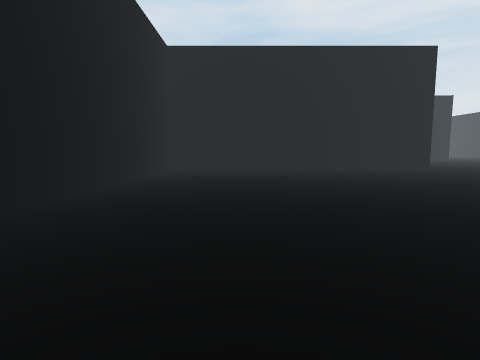
View 1 (above)

12 first-person views from a walk through a scene from a Unity 3-D project. The camera is 1.3 m above the floor, tilts 6° down and sees 80° across. The floor is counted in squares, 2 m on a side. Each view is taken from the middle of a square. On the plan, view 1 faces up. The plan holds only what a view shows up to about 9 squares ahead; the rest is blank. The place goes on beyond the plan. The player is left out. Surface patterns are stand-ins for the level's own textures.

View 2
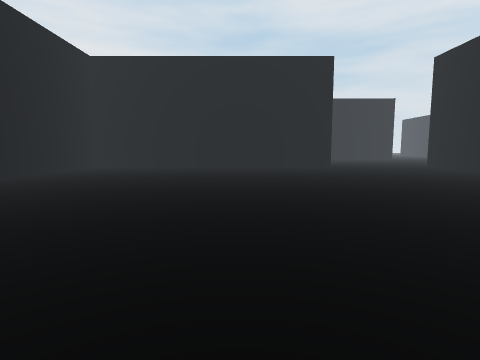

View 3
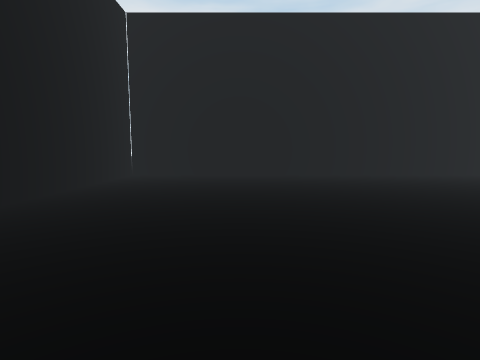

View 4
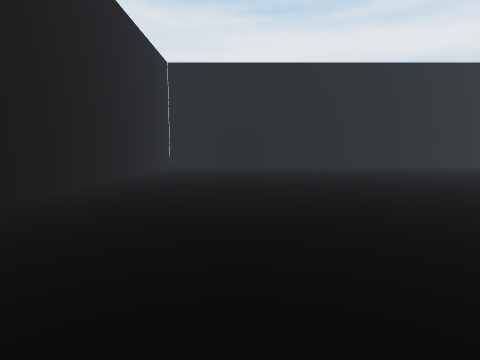

View 5
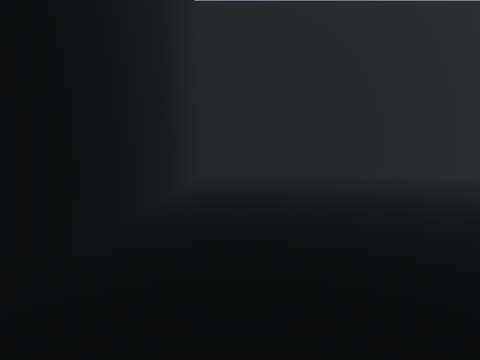

View 6
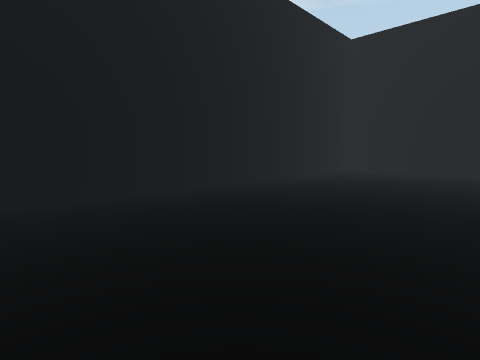

View 7
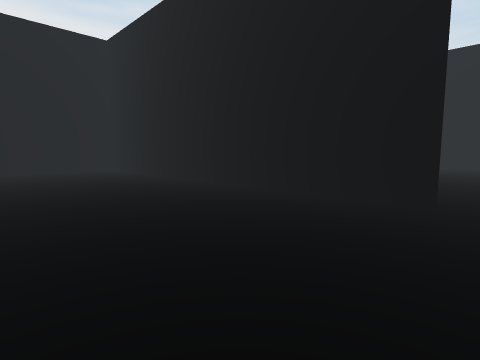

View 8
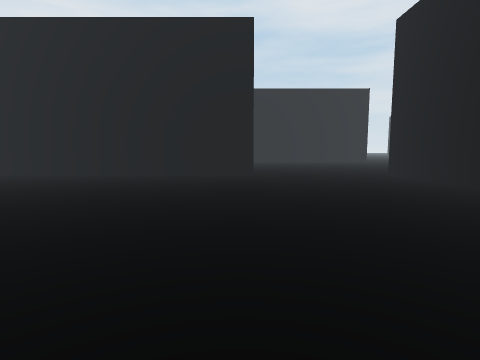

View 9
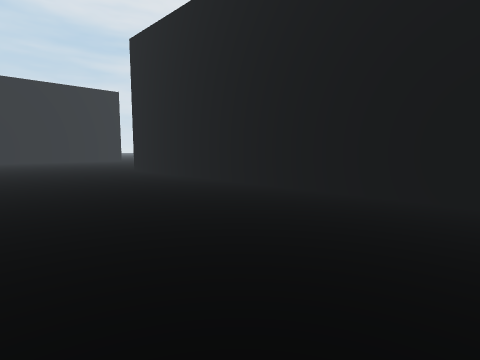

View 10
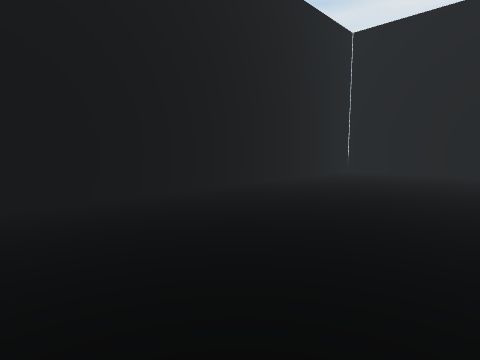

View 11
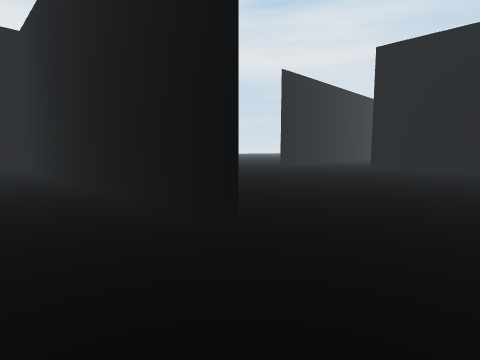

View 12
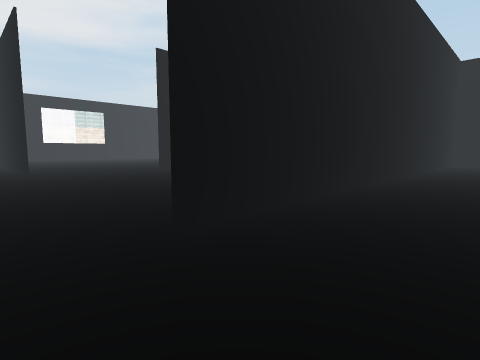

### Floor plan
Points are (right, up) in squares from view 1. A wall is a line through its corners. A room is listed if a view was taken in it or the views show most of it. See-through windows are left out.
Room 1 (views 1, 2, 3, 4, 5, 6, 7, 8, 9, 10, 11)
walls: (6.4, 9.6) (-2.3, 9.6) (-2.3, -2.8) (10, -2.8) (10, 9.8)
ways out: opening at (8, 10.3) to room 2
Room 2 (view 12)
walls: (16.6, 9.7) (19.5, 9.7); (7.1, 18) (5.1, 18)
ways out: opening at (8, 10.3) to room 1; opening at (16, 8)

Positions as (right, up) in squares from view 1, and headings:
1: (0, 0), facing up
2: (3, -1), facing up
3: (5, 0), facing left
4: (9, 0), facing left
5: (9, 4), facing down
6: (6, 6), facing down-right
7: (7, 6), facing up-left
8: (6, 2), facing up
9: (6, 1), facing up-right
10: (6, 1), facing down-left
11: (8, 8), facing up-left
12: (8, 11), facing down-right
